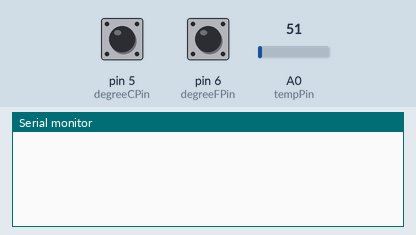
Bench run of a sketch on a simulated Arduino Uno, built with avr-gcc and run on an emulated ATmega328P. On the bench: the last lines printed to the serial monitor. The inputs (shaded band) are chosen by the test bench; at power-on: pin 5 (degreeCPin) HIGH, pin 6 (degreeFPin) HIGH, A0 (tempPin) = 51.

Above: at 1.2 s.
1.3 s: pin 5 (degreeCPin) pulled LOW for 0.15 s
At 2.5 s:
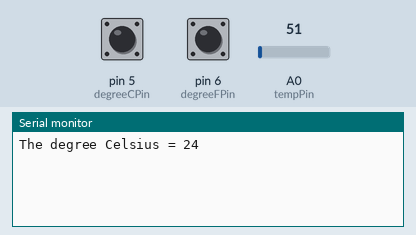
2.9 s: pin 6 (degreeFPin) pulled LOW for 0.15 s
At 3.8 s:
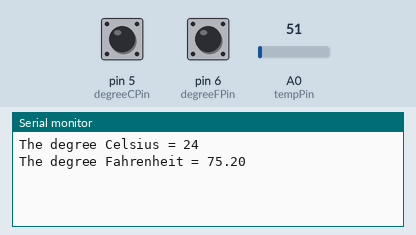

The sketch:

EX5-4.ino
```cpp
#define   tempPin   A0
#define   degreeCPin      5
#define   degreeFPin      6
#define   maxDebounce   500
int readValue = 0;
int temp = 0;
float degreeF;
unsigned int  debounceC = 0;
unsigned int  debounceF = 0;
void setup() {
  pinMode(degreeCPin, INPUT_PULLUP);
  pinMode(degreeFPin, INPUT_PULLUP);
  Serial.begin(9600);
}
void loop() {
  if (digitalRead(degreeCPin) == LOW) {
    if (debounceC > maxDebounce) {
      debounceC = 0;
      readValue = analogRead(tempPin);
      temp = map(readValue, 0, 1023, 0, 500);
      Serial.print("The degree Celsius = ");
      Serial.println(temp);
      while (digitalRead(degreeCPin) == LOW);
    }
    else {
      debounceC++;
    }
  }
  if (digitalRead(degreeFPin) == LOW) {
    if (debounceF > maxDebounce) {
      debounceF = 0;
      readValue = analogRead(tempPin);
      temp = map(readValue, 0, 1023, 0, 500);
      Serial.print("The degree Fahrenheit = ");
      degreeF = ((float) temp)*9/5 + 32.0;
      Serial.println(degreeF);
      while (digitalRead(degreeFPin) == LOW);
    }
    else {
      debounceF++;
    }
  }
}
```

Measured:
- after the input at 1.3 s, the serial monitor: prints a new line at once (image 1)
- after the input at 2.9 s, the serial monitor: prints a new line at once (image 2)
